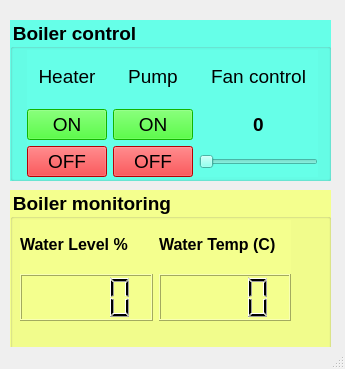
<?xml version="1.0" encoding="UTF-8"?>
<ui version="4.0">
 <class>MainWindow</class>
 <widget class="QMainWindow" name="MainWindow">
  <property name="geometry">
   <rect>
    <x>0</x>
    <y>0</y>
    <width>345</width>
    <height>369</height>
   </rect>
  </property>
  <property name="windowTitle">
   <string>MainWindow</string>
  </property>
  <widget class="QWidget" name="centralwidget">
   <widget class="QGroupBox" name="groupBox">
    <property name="geometry">
     <rect>
      <x>10</x>
      <y>20</y>
      <width>321</width>
      <height>161</height>
     </rect>
    </property>
    <property name="font">
     <font>
      <pointsize>14</pointsize>
      <weight>75</weight>
      <bold>true</bold>
     </font>
    </property>
    <property name="styleSheet">
     <string notr="true">background-color: rgb(102, 255, 232);</string>
    </property>
    <property name="title">
     <string>Boiler control</string>
    </property>
    <widget class="QWidget" name="gridLayoutWidget">
     <property name="geometry">
      <rect>
       <x>17</x>
       <y>30</y>
       <width>291</width>
       <height>127</height>
      </rect>
     </property>
     <layout class="QGridLayout" name="gridLayout">
      <item row="0" column="1">
       <widget class="QLabel" name="label_4">
        <property name="font">
         <font>
          <pointsize>14</pointsize>
         </font>
        </property>
        <property name="text">
         <string>Pump</string>
        </property>
        <property name="alignment">
         <set>Qt::AlignCenter</set>
        </property>
       </widget>
      </item>
      <item row="2" column="0">
       <widget class="QPushButton" name="hton">
        <property name="font">
         <font>
          <pointsize>14</pointsize>
         </font>
        </property>
        <property name="styleSheet">
         <string notr="true">background-color: rgb(25, 255, 0);</string>
        </property>
        <property name="text">
         <string>ON</string>
        </property>
       </widget>
      </item>
      <item row="3" column="1">
       <widget class="QPushButton" name="pmoff">
        <property name="font">
         <font>
          <pointsize>14</pointsize>
         </font>
        </property>
        <property name="styleSheet">
         <string notr="true">background-color: rgb(255, 0, 4);</string>
        </property>
        <property name="text">
         <string>OFF</string>
        </property>
       </widget>
      </item>
      <item row="3" column="0">
       <widget class="QPushButton" name="htoff">
        <property name="font">
         <font>
          <pointsize>14</pointsize>
         </font>
        </property>
        <property name="styleSheet">
         <string notr="true">background-color: rgb(255, 0, 4);</string>
        </property>
        <property name="text">
         <string>OFF</string>
        </property>
       </widget>
      </item>
      <item row="0" column="0">
       <widget class="QLabel" name="label_3">
        <property name="font">
         <font>
          <pointsize>14</pointsize>
         </font>
        </property>
        <property name="text">
         <string>Heater</string>
        </property>
        <property name="alignment">
         <set>Qt::AlignCenter</set>
        </property>
       </widget>
      </item>
      <item row="2" column="1">
       <widget class="QPushButton" name="pmon">
        <property name="font">
         <font>
          <pointsize>14</pointsize>
         </font>
        </property>
        <property name="styleSheet">
         <string notr="true">background-color: rgb(25, 255, 0);</string>
        </property>
        <property name="text">
         <string>ON</string>
        </property>
       </widget>
      </item>
      <item row="0" column="2">
       <widget class="QLabel" name="label_5">
        <property name="font">
         <font>
          <pointsize>14</pointsize>
         </font>
        </property>
        <property name="text">
         <string>Fan control</string>
        </property>
        <property name="alignment">
         <set>Qt::AlignCenter</set>
        </property>
       </widget>
      </item>
      <item row="3" column="2">
       <widget class="QSlider" name="fansld">
        <property name="maximum">
         <number>255</number>
        </property>
        <property name="orientation">
         <enum>Qt::Horizontal</enum>
        </property>
       </widget>
      </item>
      <item row="2" column="2">
       <widget class="QLabel" name="label_6">
        <property name="font">
         <font>
          <pointsize>14</pointsize>
          <weight>75</weight>
          <bold>true</bold>
         </font>
        </property>
        <property name="text">
         <string>0</string>
        </property>
        <property name="alignment">
         <set>Qt::AlignCenter</set>
        </property>
       </widget>
      </item>
     </layout>
    </widget>
   </widget>
   <widget class="QGroupBox" name="groupBox_2">
    <property name="geometry">
     <rect>
      <x>10</x>
      <y>190</y>
      <width>321</width>
      <height>281</height>
     </rect>
    </property>
    <property name="font">
     <font>
      <pointsize>14</pointsize>
      <weight>75</weight>
      <bold>true</bold>
     </font>
    </property>
    <property name="styleSheet">
     <string notr="true">background-color: rgb(244, 255, 142);</string>
    </property>
    <property name="title">
     <string>Boiler monitoring</string>
    </property>
    <widget class="QWidget" name="gridLayoutWidget_2">
     <property name="geometry">
      <rect>
       <x>10</x>
       <y>30</y>
       <width>271</width>
       <height>101</height>
      </rect>
     </property>
     <layout class="QGridLayout" name="gridLayout_2">
      <item row="0" column="1">
       <widget class="QLabel" name="label_10">
        <property name="font">
         <font>
          <pointsize>12</pointsize>
          <weight>75</weight>
          <bold>true</bold>
         </font>
        </property>
        <property name="text">
         <string>Water Temp (C)</string>
        </property>
       </widget>
      </item>
      <item row="1" column="0">
       <widget class="QLCDNumber" name="waterlcd">
        <property name="digitCount">
         <number>4</number>
        </property>
       </widget>
      </item>
      <item row="0" column="0">
       <widget class="QLabel" name="label_2">
        <property name="font">
         <font>
          <pointsize>12</pointsize>
          <weight>75</weight>
          <bold>true</bold>
         </font>
        </property>
        <property name="text">
         <string>Water Level %</string>
        </property>
       </widget>
      </item>
      <item row="1" column="1">
       <widget class="QLCDNumber" name="templcd">
        <property name="digitCount">
         <number>4</number>
        </property>
       </widget>
      </item>
     </layout>
    </widget>
   </widget>
  </widget>
  <widget class="QMenuBar" name="menubar">
   <property name="geometry">
    <rect>
     <x>0</x>
     <y>0</y>
     <width>345</width>
     <height>21</height>
    </rect>
   </property>
  </widget>
  <widget class="QStatusBar" name="statusbar"/>
 </widget>
 <resources/>
 <connections>
  <connection>
   <sender>fansld</sender>
   <signal>valueChanged(int)</signal>
   <receiver>label_6</receiver>
   <slot>setNum(int)</slot>
   <hints>
    <hint type="sourcelabel">
     <x>231</x>
     <y>172</y>
    </hint>
    <hint type="destinationlabel">
     <x>251</x>
     <y>152</y>
    </hint>
   </hints>
  </connection>
 </connections>
</ui>
